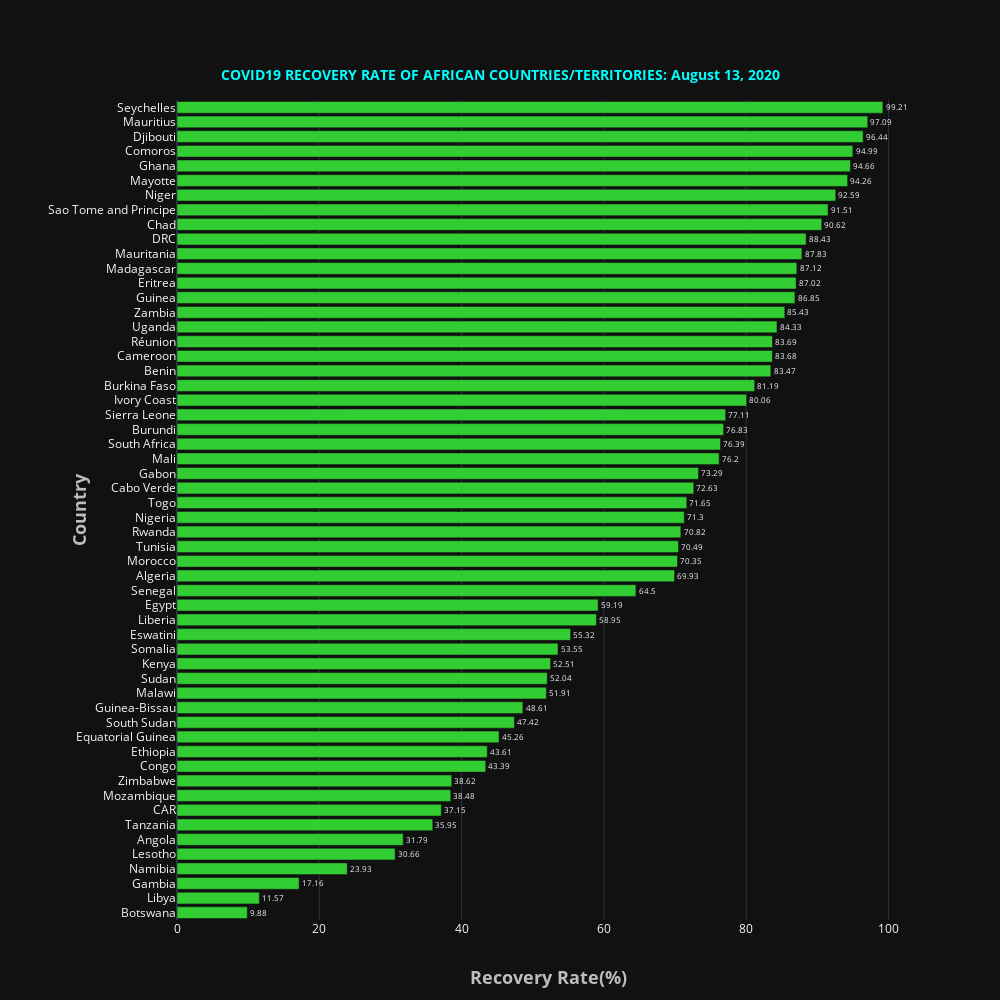

Write notebook code for a chart like this one.
### Code cell
fig = go.Figure()

fig.add_trace(go.Bar(y = african_confirmed100['Country_Other'][::-1],x=african_confirmed100['RecoveryRate'][::-1],
                     text=african_confirmed100['RecoveryRate'][::-1],textposition='outside',name = "Afria",marker_color='LimeGreen',orientation='h',
#                   
))
fig.update_layout(
    template='plotly_dark',
    title={
        'text': '<b>COVID19 RECOVERY RATE OF AFRICAN COUNTRIES/TERRITORIES: '  + date_string +'</b>',
        'y':0.93,
        'x':0.5,
        'xanchor': 'center',
        'yanchor': 'top',
        'font_color':'Cyan',
        'font_size':14},
    xaxis=dict(title='<b>Recovery Rate(%)</b>',titlefont_size=18, titlefont=dict(color='#BDBDBD')),
    yaxis=dict(title='<b>Country</b>',titlefont_size=18, tickprefix="      ", titlefont=dict(color='#BDBDBD')),
    autosize=False,
    width=1000,
    height=1000,     
)

fig.show()

### Figure 1 — Plotly figure (JSON) as saved in the notebook; plotly's stock layout.template omitted (floating-point values rounded to 4 significant figures)
{"data": [{"marker": {"color": "LimeGreen"}, "name": "Afria", "orientation": "h", "text": [9.88, 11.57, 17.16, 23.93, 30.66, 31.79, 35.95, 37.15, 38.48, 38.62, 43.39, 43.61, 45.26, 47.42, 48.61, 51.91, 52.04, 52.51, 53.55, 55.32, 58.95, 59.19, 64.5, 69.93, 70.35, 70.49, 70.82, 71.3, 71.65, 72.63, 73.29, 76.2, 76.39, 76.83, 77.11, 80.06, 81.19, 83.47, 83.68, 83.69, 84.33, 85.43, 86.85, 87.02, 87.12, 87.83, 88.43, 90.62, 91.51, 92.59, 94.26, 94.66, 94.99, 96.44, 97.09, 99.21], "textposition": "outside", "type": "bar", "x": [9.88, 11.57, 17.16, 23.93, 30.66, 31.79, 35.95, 37.15, 38.48, 38.62, 43.39, 43.61, 45.26, 47.42, 48.61, 51.91, 52.04, 52.51, 53.55, 55.32, 58.95, 59.19, 64.5, 69.93, 70.35, 70.49, 70.82, 71.3, 71.65, 72.63, 73.29, 76.2, 76.39, 76.83, 77.11, 80.06, 81.19, 83.47, 83.68, 83.69, 84.33, 85.43, 86.85, 87.02, 87.12, 87.83, 88.43, 90.62, 91.51, 92.59, 94.26, 94.66, 94.99, 96.44, 97.09, 99.21], "y": ["Botswana", "Libya", "Gambia", "Namibia", "Lesotho", "Angola", "Tanzania", "CAR", "Mozambique", "Zimbabwe", "Congo", "Ethiopia", "Equatorial Guinea", "South Sudan", "Guinea-Bissau", "Malawi", "Sudan", "Kenya", "Somalia", "Eswatini", "Liberia", "Egypt", "Senegal", "Algeria", "Morocco", "Tunisia", "Rwanda", "Nigeria", "Togo", "Cabo Verde", "Gabon", "Mali", "South Africa", "Burundi", "Sierra Leone", "Ivory Coast", "Burkina Faso", "Benin", "Cameroon", "Réunion", "Uganda", "Zambia", "Guinea", "Eritrea", "Madagascar", "Mauritania", "DRC", "Chad", "Sao Tome and Principe", "Niger", "Mayotte", "Ghana", "Comoros", "Djibouti", "Mauritius", "Seychelles"]}], "layout": {"autosize": false, "height": 1000, "title": {"font": {"color": "Cyan", "size": 14}, "text": "<b>COVID19 RECOVERY RATE OF AFRICAN COUNTRIES/TERRITORIES: August 13, 2020</b>", "x": 0.5, "xanchor": "center", "y": 0.93, "yanchor": "top"}, "width": 1000, "xaxis": {"title": {"font": {"color": "#BDBDBD", "size": 18}, "text": "<b>Recovery Rate(%)</b>"}}, "yaxis": {"tickprefix": "      ", "title": {"font": {"color": "#BDBDBD", "size": 18}, "text": "<b>Country</b>"}}}}
